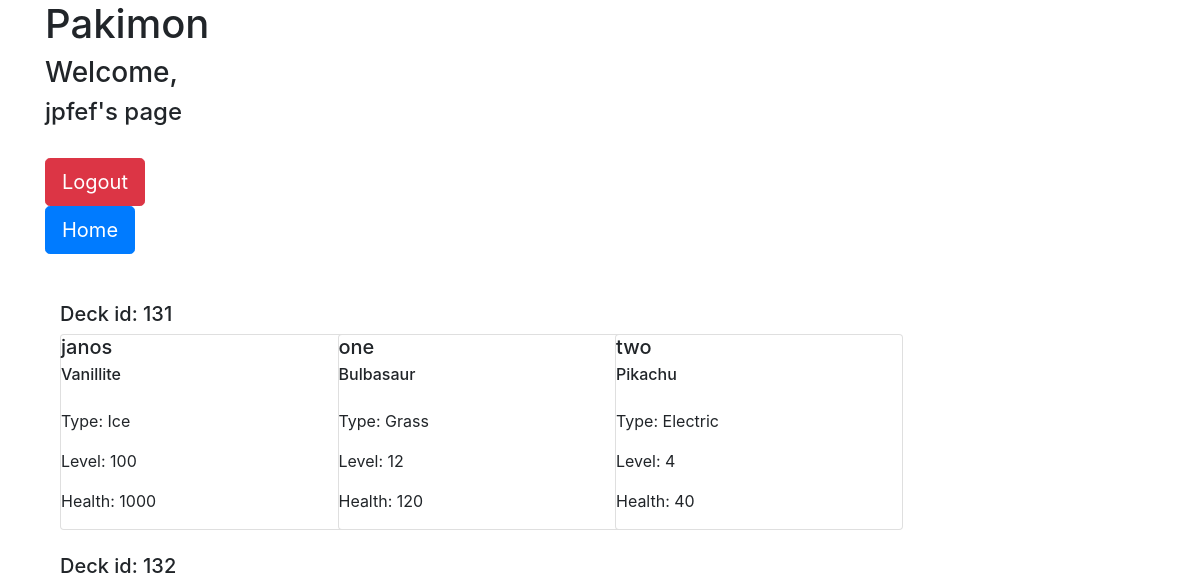
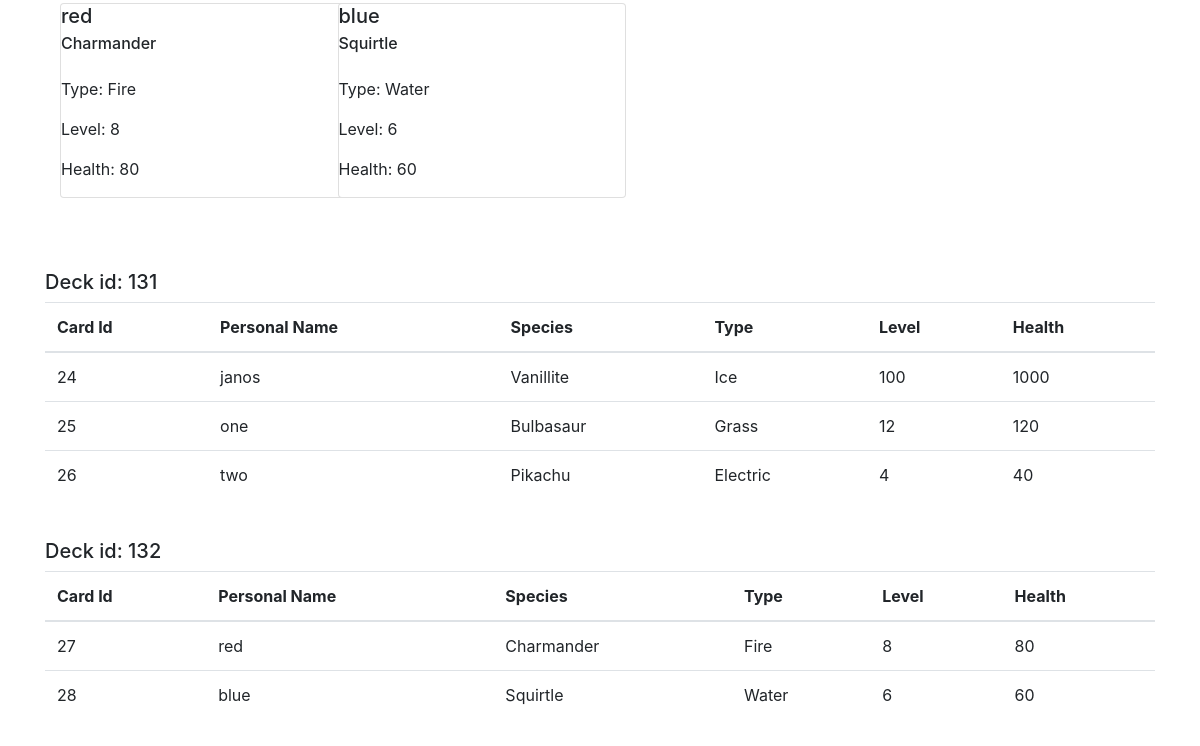
Before: /play/jpfef with the older database file (2 pictures, top to bottom).
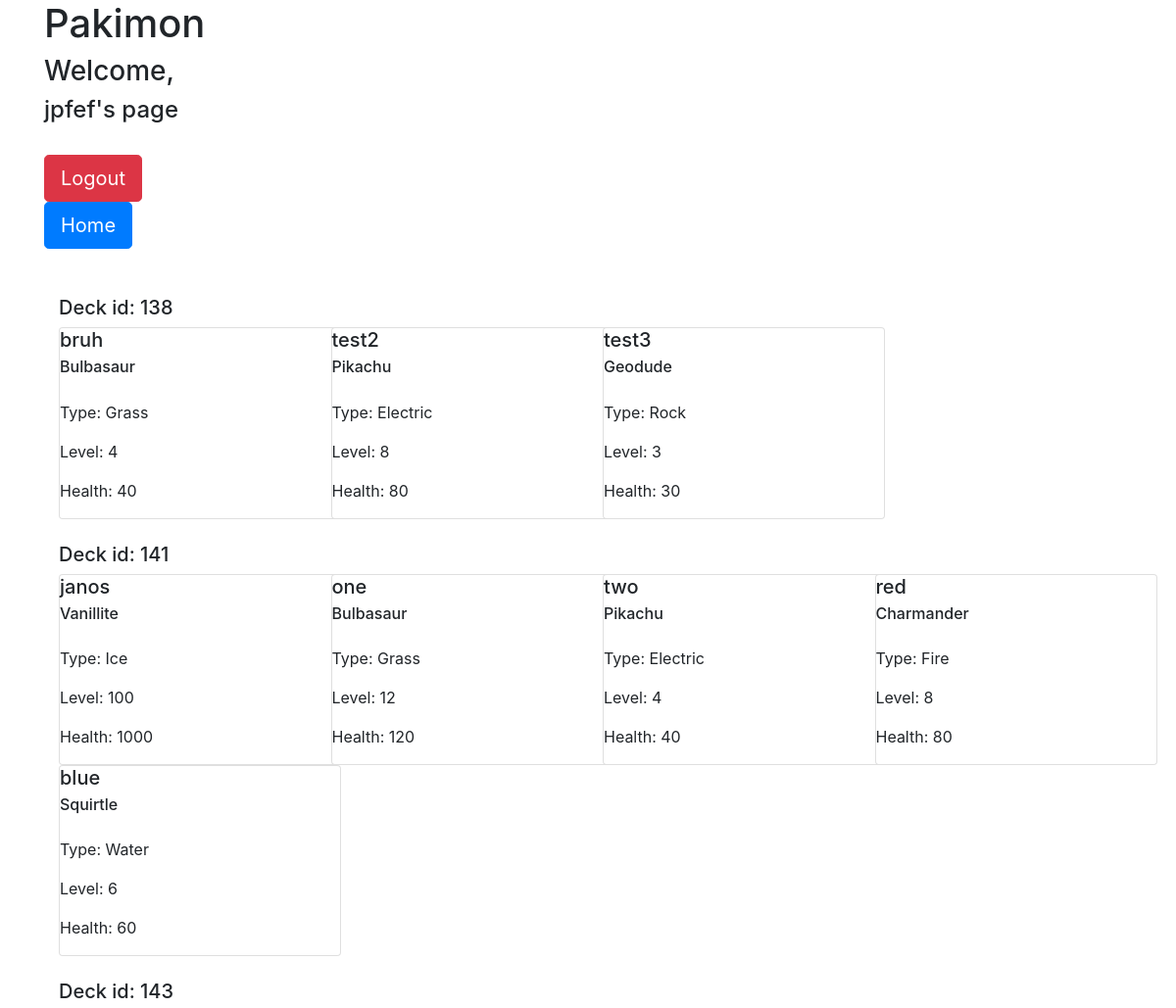
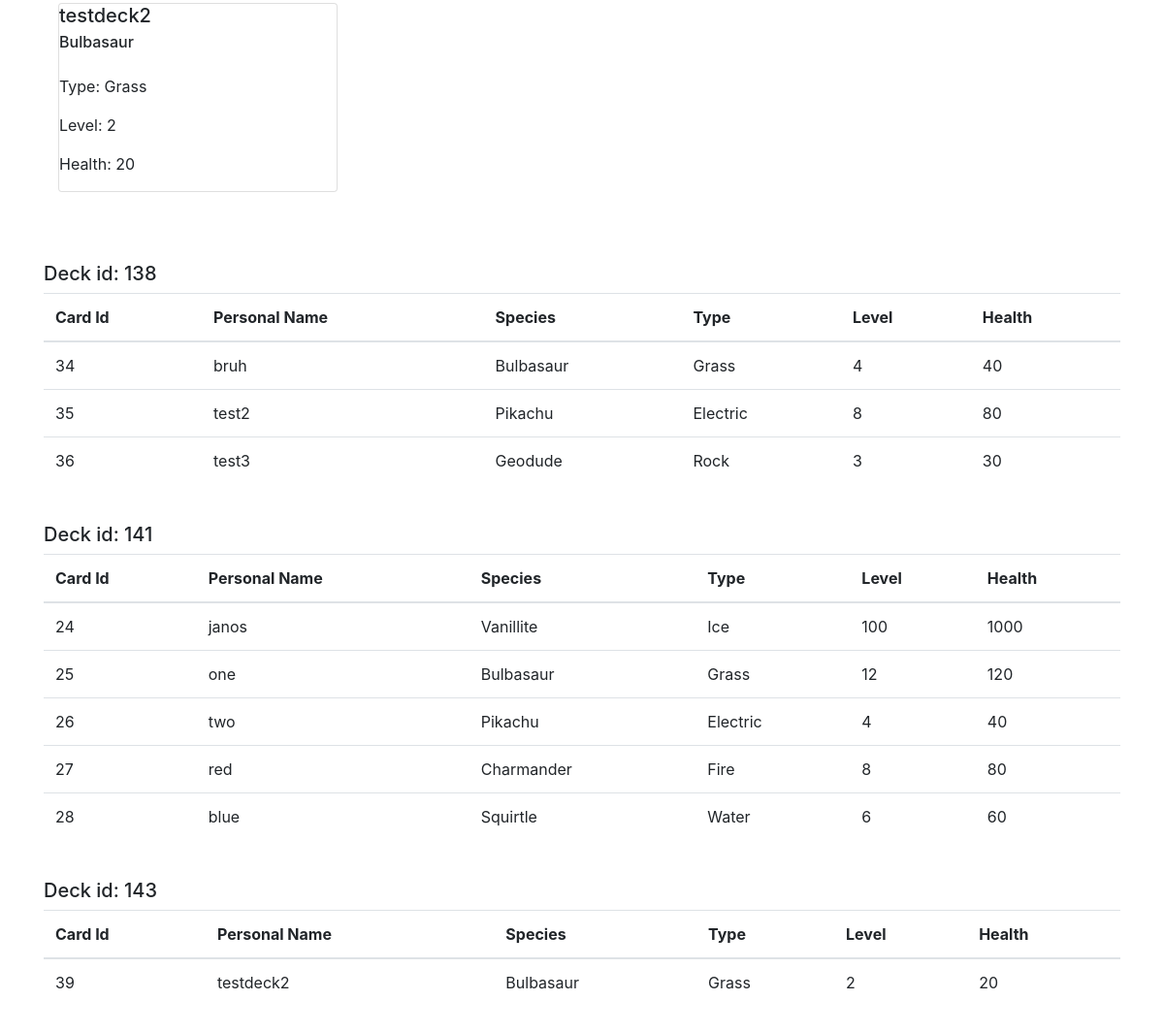
After: the same page with the newer database file (2 pictures, top to bottom).
### pakidex/models.py (models this page shows)
class Deck(models.Model):
    deck = models.ManyToManyField(User)
    verified = models.BooleanField(default = False)
    whoseCard = models.ManyToManyField(Card)

class Card(models.Model):
    Grass = 'Grass'
    Water = 'Water'
    Fire = 'Fire'
    Ice = 'Ice'
    Flying = 'Flying'
    Rock = 'Rock'
    Electric = 'Electric'
    typeList = [
        (Grass, 'Grass'),
        (Water, 'Water'),
        (Fire, 'Fire'),
        (Ice, 'Ice'),
        (Flying, 'Flying'),
        (Rock, 'Rock'),
        (Electric, 'Electric'),
    ]
    Bulbasaur = 'Bulbasaur'
    Squirtle = 'Squirtle'
    Charmander = 'Charmander'
    Pikachu = 'Pikachu'
    Pidgey = 'Pidgy'
    Geodude = 'Geodude'
    Vanillite = 'Vanillite'
    speciesList = [
        (Bulbasaur, "Bulbasaur"),
        (Squirtle, "Squirtle"),
        (Charmander, "Charmander"),
        (Pikachu, "Pikachu"),
        (Pidgey, "Pidgey"),
        (Geodude, "Geodude"),
        (Vanillite, "Vanillite"),
    ]
    personalName = models.CharField(max_length = 280)
    species = models.CharField(max_length = 280, choices = speciesList, default = Bulbasaur)
    type = models.CharField(max_length = 12, choices = typeList, default = Grass,)
    level = models.IntegerField(default = 1)
    health = models.IntegerField(default = 1)

### pakidex/views.py (the view, shortened to what this page needs)
# urls.py: path('<username>', views.UserView.as_view(), name = 'username'),
class UserView(View):
    template_name = 'pakidex/userPage.html'
    allProfiles = Profile.objects.all()
    def get(self, request, username):
        if 'logout' in request.POST.keys():
            logout(request)
            form = AuthenticationForm()
        else:
            context = {}
            loggedInUser = request.user
            currUser = User.objects.get(username = username)
            userDecks = Deck.objects.filter(deck = currUser.id)
            print(userDecks)
            context['currUser'] = currUser
            context['userDecks'] = userDecks
            for deck in userDecks:
                deck.cards = deck.whoseCard.all()
                for card in deck.cards:
                    print(card.personalName)
            context = {
                'currUser' : currUser,
                'user' : loggedInUser,
                'userDecks' : userDecks,
            }
            return render(request, 'pakidex/userPage.html', context)

### pakidex/templates/pakidex/userPage.html (shortened to what this page needs)
{%load static%}
<!DOCTYPE HTML>
<html>
  <head>
    <link rel="stylesheet" href="https://maxcdn.bootstrapcdn.com/bootstrap/4.4.1/css/bootstrap.min.css" />
  </head>
  <body>
    <div class="container">
      <h1>Pakimon</h1>
      <h3>Welcome, {{ user.username }}</h3>
      <h4> {{ currUser.username }}'s page</h4>
      <br />
      <form method="POST">
        <button type="submit" class="btn btn-danger btn-lg">Logout</button>
      </form>
      <form method="POST" action="http://127.0.0.1:8000/play/{{ user.username }}">
        <button type="submit" class="btn btn-primary btn-lg">Home</button>
      </form>
      <br />
      <br />
      {% for deck in userDecks %}
        <div class="container">
          <h5>Deck id: {{ deck.id }}</h5>
          <div class="row">
            {% for card in deck.cards %}
              <div class="col-3">
                <div class="card" style="width: 18rem;">
                  <h5 class="card-title">{{ card.personalName }}</h5>
                  <h6 class="card-subtitle">{{ card.species }}</h6>
                  <br />
                  <p>Type: {{ card.type }}</p>
                  <p>Level: {{ card.level }}</p>
                  <p>Health: {{ card.health }} </p>
                </div>
              </div>
            {% endfor %}
          </div>
        </div>
        <br />
      {% endfor %}
    <br />
    <br />
      {% for deck in userDecks %}
        <h5>Deck id: {{ deck.id }}</h5>
        <table class="table">
          <thead>
            <tr>
              <th scope="col">Card Id</th>
              <th scope="col">Personal Name</th>
              <th scope="col">Species</th>
              <th scope="col">Type</th>
              <th scope="col">Level</th>
              <th scope="col">Health</th>
            </tr>
          </thead>
          <tbody>
            {% for card in deck.cards %}
              <tr>
                <td>{{ card.id }}</td>
                <td>{{ card.personalName }}</td>
                <td>{{ card.species }}</td>
                <td>{{ card.type }}</td>
                <td>{{ card.level }}</td>
                <td>{{ card.health }}</td>
              </tr>
            {% endfor %}
          </tbody>
        </table>
        <br />
      {% endfor %}
    </div>
  </body>
</html>

Changed rows visible on the page:
removed Deck: id "131", Card (personalName "janos", species "Vanillite", type "Ice", level "100", health "1000", id "24"), Card (personalName "one", species "Bulbasaur", type "Grass", level "12", health "120", id "25"), Card (personalName "two", species "Pikachu", type "Electric", level "4", health "40", id "26")
removed Deck: id "132", Card (personalName "red", species "Charmander", type "Fire", level "8", health "80", id "27"), Card (personalName "blue", species "Squirtle", type "Water", level "6", health "60", id "28")
added Deck: id "138"
added Card: personalName "bruh", species "Bulbasaur", type "Grass", level "4", health "40", id "34"
added Card: personalName "test2", species "Pikachu", type "Electric", level "8", health "80", id "35"
added Card: personalName "test3", species "Geodude", type "Rock", level "3", health "30", id "36"
added Deck: id "141", Card (personalName "janos", species "Vanillite", type "Ice", level "100", health "1000", id "24"), Card (personalName "one", species "Bulbasaur", type "Grass", level "12", health "120", id "25"), Card (personalName "two", species "Pikachu", type "Electric", level "4", health "40", id "26"), Card (personalName "red", species "Charmander", type "Fire", level "8", health "80", id "27"), Card (personalName "blue", species "Squirtle", type "Water", level "6", health "60", id "28")
added Deck: id "143"
added Card: personalName "testdeck2", species "Bulbasaur", type "Grass", level "2", health "20", id "39"
